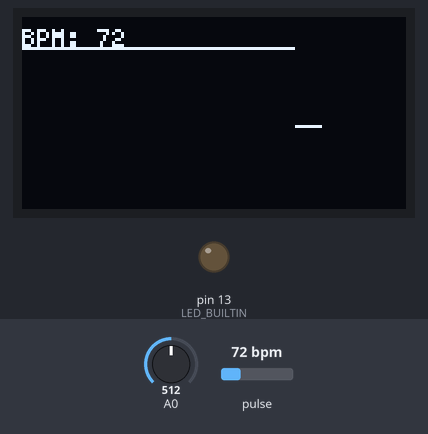
A sketch run on a simulated Arduino Uno, built with avr-gcc and run on an emulated ATmega328P. Shown: 128×64 one-colour display, output pins drawn as LEDs (lit = HIGH). The test bench sets the inputs (shaded band); at power-on: pulse 72 bpm, A0 = 512. What the sketch prints to the serial monitor is not drawn.

Above: at 1.29 s.
1.3 s: pulse set to 42 bpm
At 1.57 s:
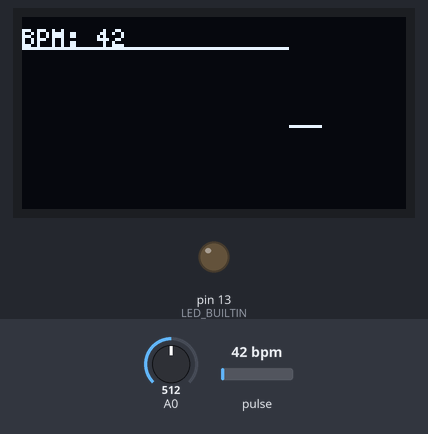
3.0 s: A0 set to 610
At 3.21 s:
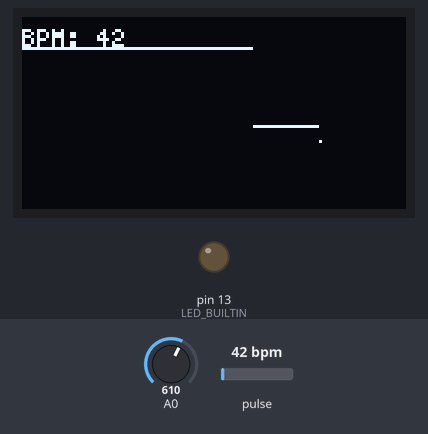
4.6 s: pulse set to 101 bpm
At 4.85 s:
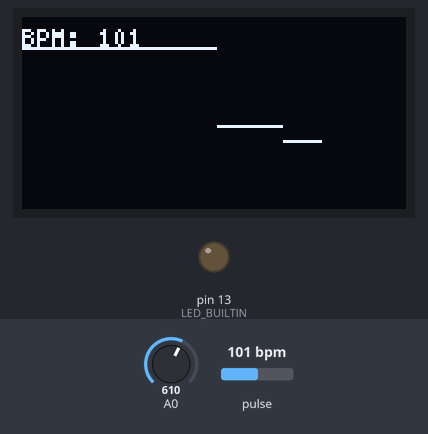
6.2 s: pulse set to 70 bpm
At 6.53 s:
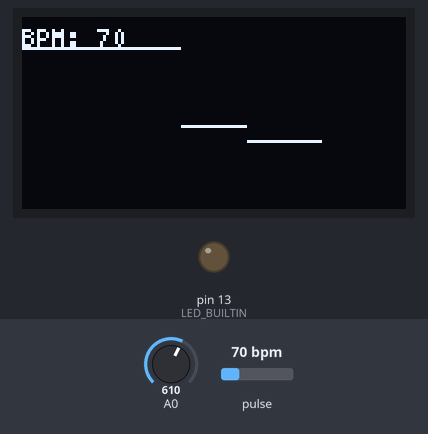
7.9 s: A0 set to 590
At 8.17 s:
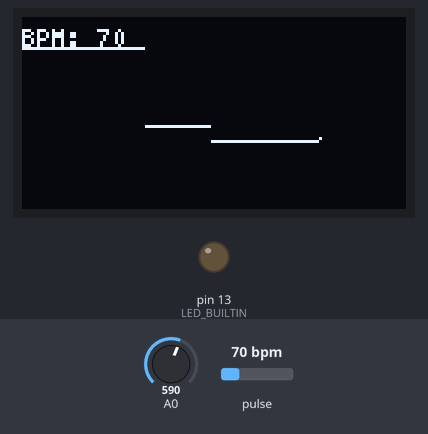
9.6 s: pulse set to 158 bpm
At 9.81 s:
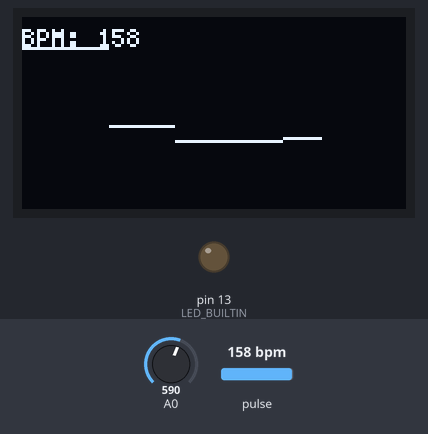

The sketch:

Teknikprojekt_hjartslag.ino
```cpp
#define USE_ARDUINO_INTERRUPTS true
#include <PulseSensorPlayground.h> // inkludera PulseSensorPlayground-biblioteket
#include "U8glib.h" // Inkludera U8glib-biblioteket för OLED-skärmen
#include <Wire.h> //Inkludera Wire-biblioteket

U8GLIB_SSD1306_128X64 oled(U8G_I2C_OPT_NO_ACK);//så att skärmen ska fungera

const int PulseWire = 0; //definerar pin-numret för pulsesensorn och LED
const int LED = LED_BUILTIN;
int Threshold = 600; // anger ett tröskelvärde för pulssignalen så att ett hjärtslagv ska visas

PulseSensorPlayground pulseSensor; // Här skapar vi ett PulseSensorPlayground-objekt

const int maxDataPoints = 100;  // Max antal datapunkter i arrayen
int pulsdata[maxDataPoints];    // Array för att lagra pulsvärden
int dataCount = 0;               // Räknare för antalet datapunkter

void setup() { //Här gör vi en loop som körs vid varje start
  oled.setFont(u8g_font_5x8); //konfigurera oled-skärmen
  Serial.begin(9600); //Starta seriell kommunikation med en baudhastighet på 9600

//Konfigurera PulseSensor med inställningar
  pulseSensor.analogInput(PulseWire);
  pulseSensor.blinkOnPulse(LED);
  pulseSensor.setThreshold(Threshold);
//starta PulseSensor och visa meddelande
  if (pulseSensor.begin()) {
    Serial.println("Vi skapade ett pulseSensor-objekt!");
  }
}

void loop() { //huvudloop som körs flera gånger
  int pulsvarde = analogRead(A0); //läs av pulsvärdet från A0 pinnen

  pulsdata[dataCount] = pulsvarde;  // Lägg till det nya pulsvärdet i arrayen
  dataCount = (dataCount + 1) % maxDataPoints;  // Runt-robin för att skriva över äldsta datapunkten

  // Skriv ut pulsvarde och beräknat BPM på seriell kommunikation
  Serial.print("Pulsvarde: ");
  Serial.println(pulsvarde);
  int beraknatBPM = pulseSensor.getBeatsPerMinute();
  Serial.print("Beräknat BPM: ");
  Serial.println(beraknatBPM);

  updateOled("BPM: " + String(beraknatBPM)); //uppdatera OLED-skärmen med det nyaste BMP värdet
}

void updateOled(String text) { //funktion för att uppdatera OLED skärmen med text och pulsvärde
  oled.firstPage();
  do {
    // Rita pulsvärdena som en graf på OLED-skärmen
    for (int i = 0; i < maxDataPoints; ++i) {
      int index = (dataCount + i) % maxDataPoints;  // Hämta rätt index för cirkulär buffert
      int yPos = map(pulsdata[index], 0, 1023, 10, 63);//Mappa pulsvärdena till y position på skärmen
      oled.drawPixel(i, yPos); //rita en pixel på skärmen för vardera datapunkt där endast ett värde kan befinna sig på en x punkt
    }

    // Skriv BPM-texten
    oled.drawStr(0, 10, text.c_str());
  } while (oled.nextPage());
}
```
